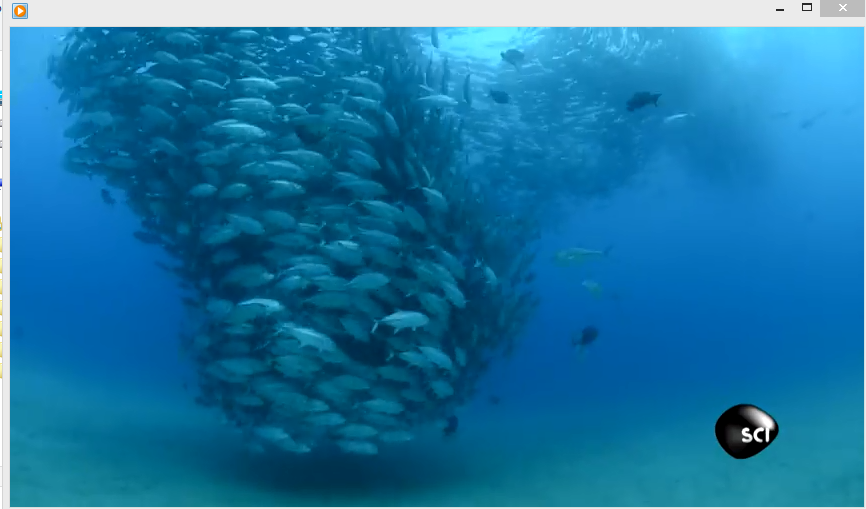
#> input picture Task 4 - Underwater Color Correction/original.PNG, 866 x 509 px, found by its file name
$ python 'color detection_2.py'
#> lines starting #> are read from the running program, lines starting #| are printed output that depends on the picture; after the words box and inside, x2 and y2 are one past the last pixel; in counts of white or black regions, pixels touching at a corner belong together
import cv2
import numpy as np

Original = cv2.imread("original.png")
#> Original is the input picture: shape (509, 866, 3); mean B, G, R 163.9, 117.4, 27.6
Changed = cv2.imread("change.png")
# specify colors boundaries
P_lowerBoundary = [137, 73, 163]
P_upperBoundary = [177, 113, 203]

W_lowerBoundary = [220, 204, 182]
W_upperBoundary = [255, 244, 222]

# change data type to uint8 to be used with the bitwise_and function
P_lowerBoundary = np.array(P_lowerBoundary, dtype = "uint8")
P_upperBoundary = np.array(P_upperBoundary, dtype = "uint8")

W_lowerBoundary = np.array(W_lowerBoundary, dtype = "uint8")
W_upperBoundary = np.array(W_upperBoundary, dtype = "uint8")

# Create Color Mask
P_mask = cv2.inRange(Original, P_lowerBoundary, P_upperBoundary)
#> P_mask: shape (509, 866); every value is 0
W_mask = cv2.inRange(Original, W_lowerBoundary, W_upperBoundary)
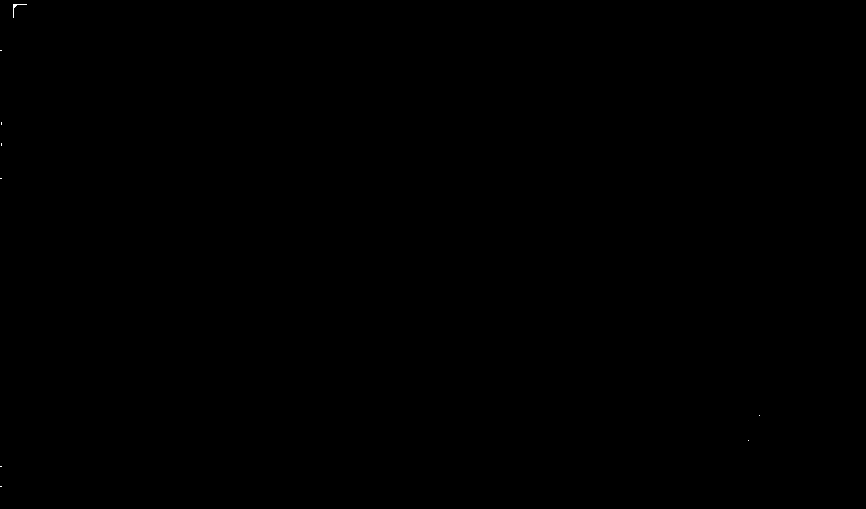
#> W_mask: shape (509, 866); 0.01% white in thin lines or dots, all inside (x1, y1, x2, y2) = (0, 4, 760, 487)

# Merge detected color with mask
P_res = cv2.bitwise_and(Original, Original, mask = P_mask)
#> P_res: shape (509, 866, 3); every value is 0
W_res = cv2.bitwise_and(Original, Original, mask = W_mask)

cv2.imshow('PINK', np.hstack([Original, P_res]))
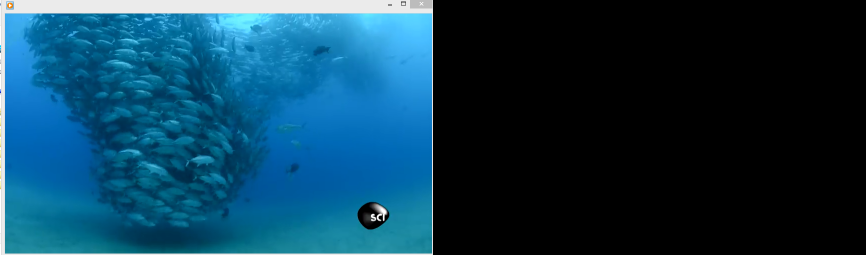
#> window 'PINK': shape (509, 1732, 3) (shown at 1/2 size); mean B, G, R 81.9, 58.7, 13.8
cv2.imshow('White', np.hstack([Original, W_res]))

cv2.waitKey(0)
cv2.destroyAllWindows()
